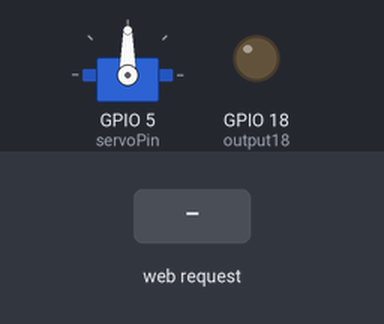
This sketch was run on a simulated ESP32. On the bench: servo, output pins drawn as LEDs (lit = HIGH). The inputs (shaded band) are chosen by the test bench. WiFi joins after 1.5 s; servers stay silent unless stated; what the sketch prints to the serial monitor is not drawn.

Above: at 2.7 s.
2.8 s: HTTP request GET /18/on received
At 3.6 s:
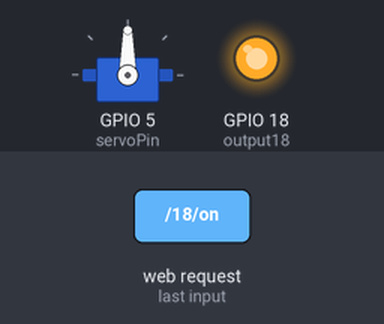
4.3 s: HTTP request GET /?value= received
At 4.9 s:
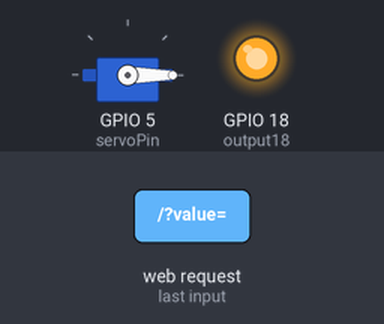
5.8 s: HTTP request GET /18/off received
At 7.1 s:
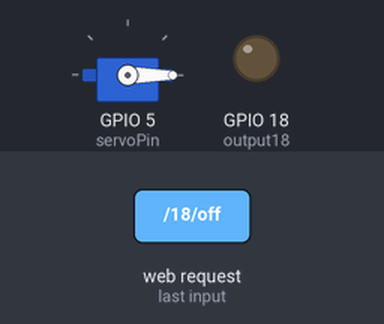
Timing chart, 0 to 8.8 s (numbered marks = the images above; inputs shaded):
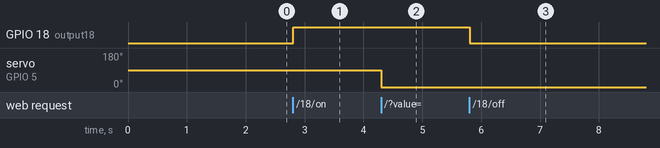

Measured:
- after the input at 2.8 s, GPIO 18 (output18): LOW → HIGH at once
- after the input at 4.3 s, servo on GPIO 5 (servoPin): 90° → 0° at once
- after the input at 5.8 s, GPIO 18 (output18): HIGH → LOW at once

The sketch:

ESP32_Servo_LED.ino
```cpp
/*********
  Rui Santos
  Complete project details at https://randomnerdtutorials.com
*********/

#include <WiFi.h>
#include <ESP32_Servo.h>

Servo myservo;  // create servo object to control a servo
// twelve servo objects can be created on most boards

// GPIO the servo is attached to
static const int servoPin = 5;

// Replace with your network credentials
const char* ssid     = "PJ-wifi";
const char* password = "suxt8294";

// Set web server port number to 80
WiFiServer server(80);

// Variable to store the HTTP request
String header;

// Decode HTTP GET value
String valueString = String(5);
int pos1 = 0;
int pos2 = 0;
String output18State = "off";
const int output18 = 18;

// Current time
unsigned long currentTime = millis();
// Previous time
unsigned long previousTime = 0;
// Define timeout time in milliseconds (example: 2000ms = 2s)
const long timeoutTime = 2000;

void setup() {
  Serial.begin(115200);
  pinMode(output18, OUTPUT);
  digitalWrite(output18, LOW);

  myservo.attach(servoPin);  // attaches the servo on the servoPin to the servo object

  // Connect to Wi-Fi network with SSID and password
  Serial.print("Connecting to ");
  Serial.println(ssid);
  WiFi.begin(ssid, password);
  while (WiFi.status() != WL_CONNECTED) {
    delay(500);
    Serial.print(".");
  }
  // Print local IP address and start web server
  Serial.println("");
  Serial.println("WiFi connected.");
  Serial.println("IP address: ");
  Serial.println(WiFi.localIP());
  server.begin();
}

void loop(){
  WiFiClient client = server.available();   // Listen for incoming clients

  if (client) {                             // If a new client connects,
    currentTime = millis();
    previousTime = currentTime;
    Serial.println("New Client.");          // print a message out in the serial port
    String currentLine = "";                // make a String to hold incoming data from the client
    while (client.connected() && currentTime - previousTime <= timeoutTime) { // loop while the client's connected
      currentTime = millis();
      if (client.available()) {             // if there's bytes to read from the client,
        char c = client.read();             // read a byte, then
        Serial.write(c);                    // print it out the serial monitor
        header += c;
        if (c == '\n') {                    // if the byte is a newline character
          // if the current line is blank, you got two newline characters in a row.
          // that's the end of the client HTTP request, so send a response:
          if (currentLine.length() == 0) {
            // HTTP headers always start with a response code (e.g. HTTP/1.1 200 OK)
            // and a content-type so the client knows what's coming, then a blank line:
            client.println("HTTP/1.1 200 OK");
            client.println("Content-type:text/html");
            client.println("Connection: close");
            client.println();

            if (header.indexOf("GET /18/on") >= 0) {
              Serial.println("GPIO 18 on");
              output18State = "on";
              digitalWrite(output18, HIGH);
            } else if (header.indexOf("GET /18/off") >= 0) {
              Serial.println("GPIO 18 off");
              output18State = "off";
              digitalWrite(output18, LOW);
            }

            // Display the HTML web page
            client.println("<!DOCTYPE html><html>");
            client.println("<head><meta name=\"viewport\" content=\"width=device-width, initial-scale=1\">");
            client.println("<link rel=\"icon\" href=\"data:,\">");
            // CSS to style the on/off buttons
            // Feel free to change the background-color and font-size attributes to fit your preferences
            client.println("<style>body { text-align: center; font-family: \"Trebuchet MS\", Arial; margin-left:auto; margin-right:auto;}");
            client.println(".button { background-color: #4CAF50; border: none; color: white; padding: 16px 40px;");
            client.println("text-decoration: none; font-size: 30px; margin: 2px; cursor: pointer;}");
            client.println(".button2 {background-color: #555555;}");
            client.println(".slider { width: 300px; }</style>");
            client.println("<script src=\"https://ajax.googleapis.com/ajax/libs/jquery/3.3.1/jquery.min.js\"></script>");

            // Web Page
            client.println("</head><body><h1>ESP32 with Servo</h1>");
            client.println("<p>Position: <span id=\"servoPos\"></span></p>");
            client.println("<input type=\"range\" min=\"0\" max=\"180\" class=\"slider\" id=\"servoSlider\" onchange=\"servo(this.value)\" value=\""+valueString+"\"/>");

            client.println("<script>var slider = document.getElementById(\"servoSlider\");");
            client.println("var servoP = document.getElementById(\"servoPos\"); servoP.innerHTML = slider.value;");
            client.println("slider.oninput = function() { slider.value = this.value; servoP.innerHTML = this.value; }");
            client.println("$.ajaxSetup({timeout:1000}); function servo(pos) { ");
            client.println("$.get(\"/?value=\" + pos + \"&\"); {Connection: close};}</script>");

            client.println("</body></html>");


            // Display current state, and ON/OFF buttons for GPIO 18
            client.println("<p>GPIO 18 - State " + output18State + "</p>");
            // If the output18State is off, it displays the ON button
            if (output18State=="off") {
              client.println("<p><a href=\"/18/on\"><button class=\"button\">ON</button></a></p>");
            } else {
              client.println("<p><a href=\"/18/off\"><button class=\"button button2\">OFF</button></a></p>");
            }

            //GET /?value=180& HTTP/1.1
            if(header.indexOf("GET /?value=")>=0) {
              Serial.println(header);
              pos1 = header.indexOf('=');
              pos2 = header.indexOf('&');
              valueString = header.substring(pos1+1, pos2);
              //Rotate the servo
              myservo.write(valueString.toInt());
              Serial.println(valueString);
            }
            // The HTTP response ends with another blank line
            client.println();
            // Break out of the while loop
            break;
          } else { // if you got a newline, then clear currentLine
            currentLine = "";
          }
        } else if (c != '\r') {  // if you got anything else but a carriage return character,
          currentLine += c;      // add it to the end of the currentLine
        }
      }
    }
    // Clear the header variable
    header = "";
    // Close the connection
    client.stop();
    Serial.println("Client disconnected.");
    Serial.println("");
  }
}
```
